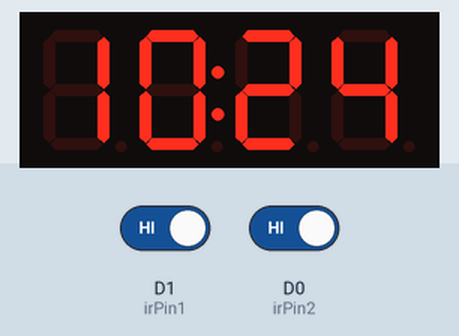
Recording of a sketch running on a simulated ESP8266 (NodeMCU). Shown: 4-digit seven-segment display. The test bench sets the inputs (shaded band); at power-on: D1 (irPin1) HIGH, D0 (irPin2) HIGH. WiFi joins after 1.5 s; servers stay silent unless stated; network time is answered at once with the bench clock; the local clock reads 2024-03-15 10:24:30 at power-on unless the sketch sets it; what the sketch prints to the serial monitor is not drawn.

Above: at 2.7 s.
2.8 s: D1 (irPin1) driven LOW
Timing chart, 0 to 5.8 s (numbered marks = the images above; inputs shaded):
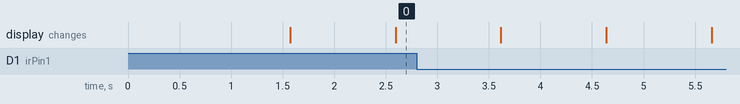

The sketch:

clock.ino
```cpp
#include <NTPClient.h>
#include <ESP8266WiFi.h>
#include <WiFiUdp.h>
#include <TM1637Display.h>     //

#define CLK D2                       // Define the connections pins:
#define DIO D3

TM1637Display display = TM1637Display(CLK, DIO);              // Create display object of type TM1637Display:

const char *ssid     = "LADHE";
const char *password = "20011972";

const long utcOffsetInSeconds = 19800;  //Set UTC for your country 5x3600=18000(for PAKISTAN)

// Define NTP Client to get time
WiFiUDP ntpUDP;
const int irPin1 = D1;
const int irPin2 = D0;
NTPClient timeClient(ntpUDP, "pool.ntp.org", utcOffsetInSeconds);

void setup(){

  Serial.begin(115200);
   // Clear the display:
  display.clear();

  WiFi.begin(ssid, password);

  while ( WiFi.status() != WL_CONNECTED ) {
    delay ( 500 );
    Serial.print ( "." );
  }

  timeClient.begin();

  pinMode(irPin1, INPUT);
  pinMode(irPin2, INPUT);
}

void loop() {
  int A,B;

  timeClient.update();
  display.setBrightness(7);                   // Set the brightness:

  A = timeClient.getHours() * 100 + timeClient.getMinutes();
  B = timeClient.getSeconds();

  if((B % 2) == 0)
  {
    display.showNumberDecEx(A, 0b01000000 , false, 4, 0);
  }
  else
  {
    display.showNumberDecEx(A, 0b00000000 , false, 4, 0);
  }
  int irValue1 = digitalRead(irPin1);
  int irValue2 = digitalRead(irPin2);
  if (irValue1==0||irValue2==0)
  {
    Serial.println("door closed");
  }
  /*
  else if(irValue1==1||irValue2==0){
    Serial.println("left door open" );
    Serial.print(A);

  }
  else if(irValue1==0||irValue2==1){
    Serial.println("right door open" );
    Serial.print(A);

  }
  */
  else
  {
    Serial.println("door open" );
    Serial.print(A);

  }

  delay(1000);

}
```
